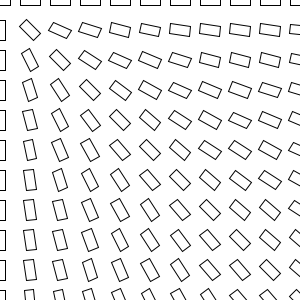
Frame 1 (no input)
Frame 60 (the mouse pressed at the canvas centre just before this capture): identical to frame 1, image omitted
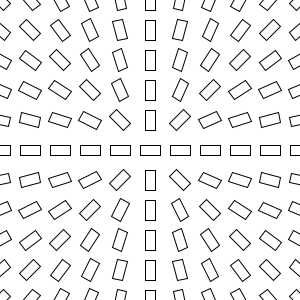
Frame 120 (the mouse held since frame 60 and released just before this capture)

The Processing sketch that drew these frames (run headless with seeded random() and noise(); from frame 60 on, the mouse is pressed at the canvas centre):

// Processing sketch: processing_14160
// ── processing_14160.pde

void setup() {
  size(300,300);
}

void draw() {
  background(255);
  for(int y=0; y<=300; y=y+30){
    for(int x =0; x<=300; x=x+30){
  mydraw(x,y);
    }
}
}

void mydraw(int x, int y) {  
  
  float r = atan2(mouseY-y,mouseX-x);
  pushMatrix();
 // println(r);
  translate(x,y);
  rotate(r);
  rect(-10,-5,20,10);
  popMatrix();
}
